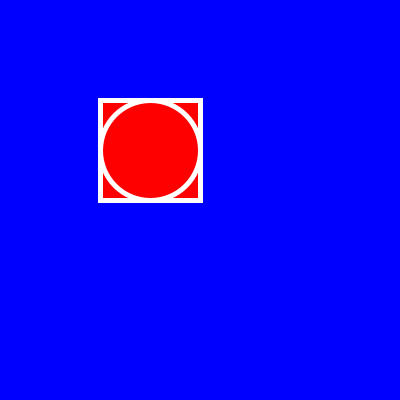
Frame 1 (no input)
Frame 60 (the mouse pressed at the canvas centre just before this capture): identical to frame 1, image omitted
Frame 120 (the mouse held since frame 60 and released just before this capture): identical to frame 1, image omitted

The Processing sketch that drew this single still picture (run headless with seeded random() and noise(); from frame 60 on, the mouse is pressed at the canvas centre):

// Processing sketch: background_y_colores
// ── background_y_colores.pde
void setup() {
  size(400, 400);
}

void draw() {
  background(0, 0, 255); //color de fondo
  fill(255, 0, 0); //color de relleno
  stroke(255); //color de linea  
  strokeWeight(5); //ancho de línea
  rect(100, 100, 100, 100); //rectangulo
  ellipse(150, 150, 100, 100); //elipse
}
